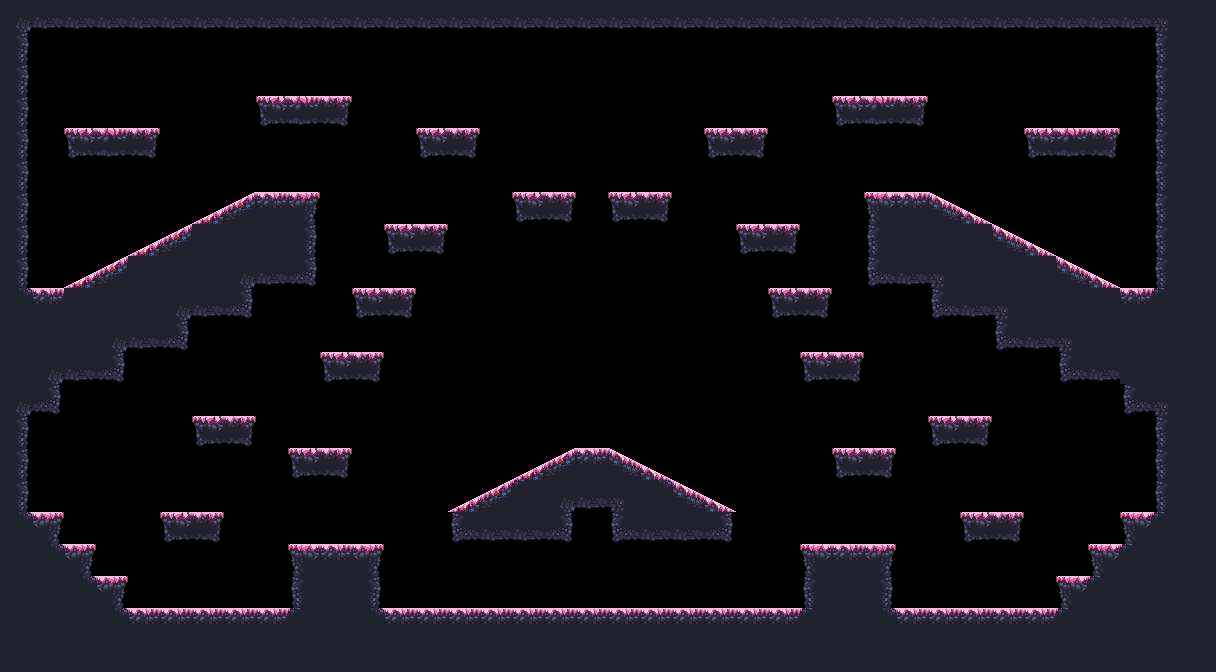

Below is a game level as drawn by its tile map, then a one-line description and the .tmx file that defines it, in full:
An orthogonal 38x21 tile map with 32x32 px tiles, 1 tile layer (main) and 13 objects (4x spawn, boss_spawn, spawnPlayer3, spawnPlayer2, spawnPlayer1, ...).

<map version="1.2" tiledversion="1.3.2" orientation="orthogonal" renderorder="right-down" compressionlevel="0" width="38" height="21" tilewidth="32" tileheight="32" infinite="0" nextlayerid="3" nextobjectid="16">
 <tileset firstgid="1" source="forest_spring_tile_set.tsx" />
 <layer id="1" name="main" width="38" height="21">
  <data encoding="csv">
5,22,22,22,22,22,22,22,22,22,22,22,22,22,22,22,22,22,22,22,22,22,22,22,22,22,22,22,22,22,22,22,22,22,22,22,6,12,
13,0,0,0,0,0,0,0,0,0,0,0,0,0,0,0,0,0,0,0,0,0,0,0,0,0,0,0,0,0,0,0,0,0,0,0,11,12,
13,0,0,0,0,0,0,0,0,0,0,0,0,0,0,0,0,0,0,0,0,0,0,0,0,0,0,0,0,0,0,0,0,0,0,0,11,12,
13,0,0,0,0,0,0,0,31,32,33,0,0,0,0,0,0,0,0,0,0,0,0,0,0,0,31,32,33,0,0,0,0,0,0,0,11,12,
13,0,31,32,33,0,0,0,0,0,0,0,0,31,33,0,0,0,0,0,0,0,31,33,0,0,0,0,0,0,0,0,31,32,33,0,11,12,
13,0,0,0,0,0,0,0,0,0,0,0,0,0,0,0,0,0,0,0,0,0,0,0,0,0,0,0,0,0,0,0,0,0,0,0,11,12,
13,0,0,0,0,0,27,28,2,3,0,0,0,0,0,0,31,33,0,31,33,0,0,0,0,0,0,1,2,25,26,0,0,0,0,0,11,12,
13,0,0,0,27,28,12,12,12,13,0,0,31,33,0,0,0,0,0,0,0,0,0,31,33,0,0,11,12,12,12,25,26,0,0,0,11,12,
13,0,27,28,12,12,12,5,22,23,0,0,0,0,0,0,0,0,0,0,0,0,0,0,0,0,0,21,22,6,12,12,12,25,26,0,11,12,
17,2,12,12,12,5,22,23,0,0,0,31,33,0,0,0,0,0,0,0,0,0,0,0,31,33,0,0,0,21,22,6,12,12,12,2,18,12,
12,12,12,5,22,23,0,0,0,0,0,0,0,0,0,0,0,0,0,0,0,0,0,0,0,0,0,0,0,0,0,21,22,6,12,12,12,12,
12,5,22,23,0,0,0,0,0,0,31,33,0,0,0,0,0,0,0,0,0,0,0,0,0,31,33,0,0,0,0,0,0,21,22,12,12,12,
5,23,0,0,0,0,0,0,0,0,0,0,0,0,0,0,0,0,0,0,0,0,0,0,0,0,0,0,0,0,0,0,0,0,0,21,6,12,
13,0,0,0,0,0,31,33,0,0,0,0,0,0,0,0,0,0,0,0,0,0,0,0,0,0,0,0,0,31,33,0,0,0,0,0,11,12,
13,0,0,0,0,0,0,0,0,31,33,0,0,0,0,0,27,28,2,25,26,0,0,0,0,0,31,33,0,0,0,0,0,0,0,0,11,12,
13,0,0,0,0,0,0,0,0,0,0,0,0,0,27,28,18,5,22,6,17,25,26,0,0,0,0,0,0,0,0,0,0,0,0,0,11,12,
17,3,0,0,0,31,33,0,0,0,0,0,0,0,21,22,22,23,0,21,22,22,23,0,0,0,0,0,0,0,31,33,0,0,0,1,18,12,
12,17,3,0,0,0,0,0,0,1,2,3,0,0,0,0,0,0,0,0,0,0,0,0,0,1,2,3,0,0,0,0,0,0,1,18,12,12,
12,12,17,3,0,0,0,0,0,11,12,13,0,0,0,0,0,0,0,0,0,0,0,0,0,11,12,13,0,0,0,0,0,1,18,12,12,12,
12,12,12,17,2,2,2,2,2,18,12,17,2,2,2,2,2,2,2,2,2,2,2,2,2,18,12,17,2,2,2,2,2,18,12,12,12,12,
12,12,12,12,12,12,12,12,12,12,12,12,12,12,12,12,12,12,12,12,12,12,12,12,12,12,12,12,12,12,12,12,12,12,12,12,12,12
</data>
 </layer>
 <objectgroup id="2" name="objects">
  <object id="2" name="boss_spawn" x="585.597" y="314.514" />
  <object id="6" name="spawnPlayer3" x="1067.76" y="468.546" />
  <object id="5" name="spawnPlayer2" x="1075.23" y="57.8682" />
  <object id="1" name="spawnPlayer1" x="97.9634" y="490.001" />
  <object id="4" name="spawnPlayer0" x="110.136" y="61.6016" />
  <object id="15" name="spawnCrown3" x="929.625" y="545.081" />
  <object id="13" name="spawnCrown2" x="981.893" y="130.67" />
  <object id="14" name="spawnCrown1" x="259.474" y="546.948" />
  <object id="7" name="spawnCrown0" x="218.406" y="108.27" />
  <object id="8" name="spawn" x="591.749" y="563.748" />
  <object id="16" name="spawn" x="929.625" y="545.081" />
  <object id="17" name="spawn" x="981.893" y="130.67" />
  <object id="18" name="spawn" x="259.474" y="546.948" />
 </objectgroup>
</map>
